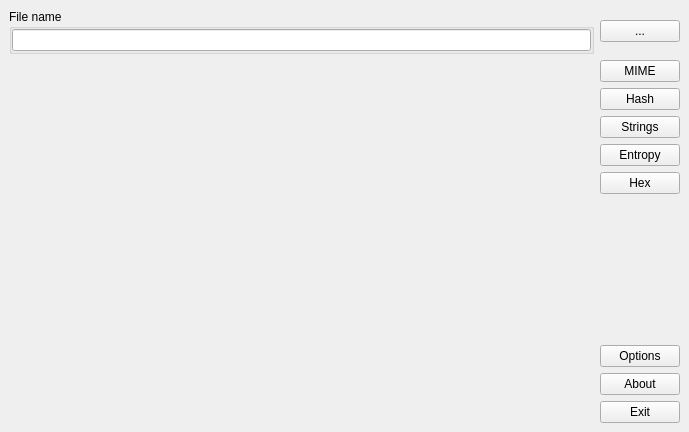
<?xml version="1.0" encoding="UTF-8"?>
<ui version="4.0">
 <class>GuiMainWindow</class>
 <widget class="QMainWindow" name="GuiMainWindow">
  <property name="geometry">
   <rect>
    <x>0</x>
    <y>0</y>
    <width>689</width>
    <height>432</height>
   </rect>
  </property>
  <property name="windowTitle">
   <string notr="true">GuiMainWindow</string>
  </property>
  <widget class="QWidget" name="centralwidget">
   <layout class="QVBoxLayout" name="verticalLayout_2">
    <item>
     <layout class="QHBoxLayout" name="horizontalLayout_4">
      <item>
       <widget class="QGroupBox" name="groupBoxFileName">
        <property name="title">
         <string>File name</string>
        </property>
        <layout class="QHBoxLayout" name="horizontalLayout">
         <property name="leftMargin">
          <number>0</number>
         </property>
         <property name="topMargin">
          <number>0</number>
         </property>
         <property name="rightMargin">
          <number>0</number>
         </property>
         <property name="bottomMargin">
          <number>0</number>
         </property>
         <item>
          <widget class="QLineEdit" name="lineEditFileName"/>
         </item>
        </layout>
       </widget>
      </item>
      <item>
       <widget class="QPushButton" name="pushButtonOpenFile">
        <property name="text">
         <string notr="true">...</string>
        </property>
       </widget>
      </item>
     </layout>
    </item>
    <item>
     <layout class="QHBoxLayout" name="horizontalLayout_2">
      <item>
       <widget class="FormatsWidget" name="widgetFormats" native="true">
        <property name="sizePolicy">
         <sizepolicy hsizetype="Expanding" vsizetype="Expanding">
          <horstretch>0</horstretch>
          <verstretch>0</verstretch>
         </sizepolicy>
        </property>
       </widget>
      </item>
      <item>
       <layout class="QVBoxLayout" name="verticalLayout">
        <item>
         <widget class="QPushButton" name="pushButtonMIME">
          <property name="text">
           <string notr="true">MIME</string>
          </property>
         </widget>
        </item>
        <item>
         <widget class="QPushButton" name="pushButtonHash">
          <property name="text">
           <string>Hash</string>
          </property>
         </widget>
        </item>
        <item>
         <widget class="QPushButton" name="pushButtonStrings">
          <property name="text">
           <string>Strings</string>
          </property>
         </widget>
        </item>
        <item>
         <widget class="QPushButton" name="pushButtonEntropy">
          <property name="text">
           <string>Entropy</string>
          </property>
         </widget>
        </item>
        <item>
         <widget class="QPushButton" name="pushButtonHex">
          <property name="text">
           <string notr="true">Hex</string>
          </property>
         </widget>
        </item>
        <item>
         <spacer name="verticalSpacer">
          <property name="orientation">
           <enum>Qt::Vertical</enum>
          </property>
          <property name="sizeHint" stdset="0">
           <size>
            <width>20</width>
            <height>40</height>
           </size>
          </property>
         </spacer>
        </item>
        <item>
         <widget class="QPushButton" name="pushButtonOptions">
          <property name="text">
           <string>Options</string>
          </property>
         </widget>
        </item>
        <item>
         <widget class="QPushButton" name="pushButtonAbout">
          <property name="text">
           <string>About</string>
          </property>
         </widget>
        </item>
        <item>
         <widget class="QPushButton" name="pushButtonExit">
          <property name="text">
           <string>Exit</string>
          </property>
         </widget>
        </item>
       </layout>
      </item>
     </layout>
    </item>
   </layout>
  </widget>
 </widget>
 <customwidgets>
  <customwidget>
   <class>FormatsWidget</class>
   <extends>QWidget</extends>
   <header>formatswidget.h</header>
   <container>1</container>
  </customwidget>
 </customwidgets>
 <resources/>
 <connections/>
</ui>
